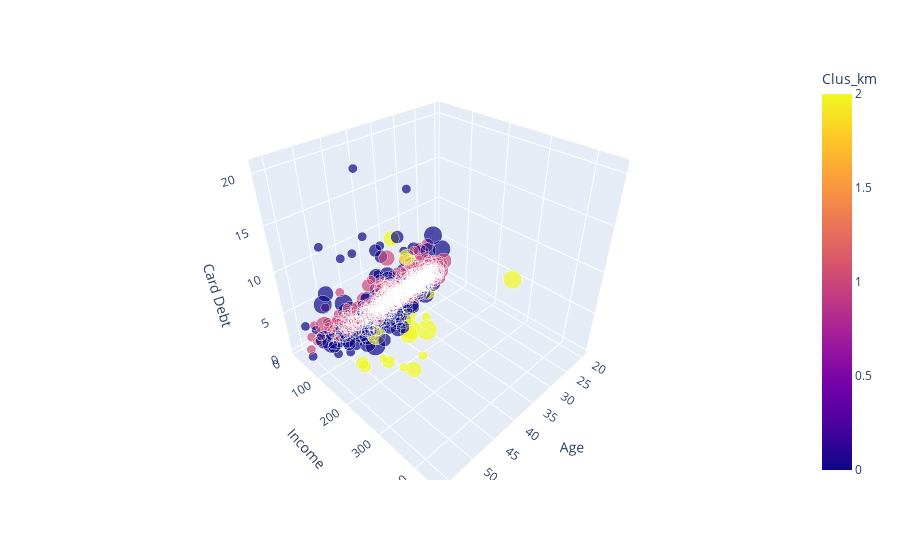

Notebook source saved alongside this figure:
### Markdown cell above
Now, let's look at the distribution of customers based on their age and income:

### Code cell
fig = px.scatter_3d(df, x="Age", y="Income", z='Card Debt',
              color="Clus_km", hover_data=['Years Employed'], size='Edu')
fig.show()

### Figure 1 — Plotly figure (JSON) as saved in the notebook; plotly's stock layout.template omitted (floating-point values rounded to 4 significant figures; data arrays with more than 128 entries replaced by an {"elided": "..."} marker saying what was removed)
{"data": [{"customdata": {"elided": "850x1 int values"}, "hovertemplate": "Age=%{x}<br>Income=%{y}<br>Card Debt=%{z}<br>Edu=%{marker.size}<br>Years Employed=%{customdata[0]}<br>Clus_km=%{marker.color}<extra></extra>", "legendgroup": "", "marker": {"color": {"elided": "850 int values"}, "coloraxis": "coloraxis", "size": {"elided": "850 int values"}, "sizemode": "area", "sizeref": 0.0125, "symbol": "circle"}, "mode": "markers", "name": "", "scene": "scene", "showlegend": false, "type": "scatter3d", "x": {"elided": "850 int values"}, "y": {"elided": "850 int values"}, "z": {"elided": "850 float values"}}], "layout": {"coloraxis": {"colorbar": {"title": {"text": "Clus_km"}}, "colorscale": [[0, "#0d0887"], [0.1111, "#46039f"], [0.2222, "#7201a8"], [0.3333, "#9c179e"], [0.4444, "#bd3786"], [0.5556, "#d8576b"], [0.6667, "#ed7953"], [0.7778, "#fb9f3a"], [0.8889, "#fdca26"], [1, "#f0f921"]]}, "legend": {"itemsizing": "constant", "tracegroupgap": 0}, "margin": {"t": 60}, "scene": {"domain": {"x": [0, 1], "y": [0, 1]}, "xaxis": {"title": {"text": "Age"}}, "yaxis": {"title": {"text": "Income"}}, "zaxis": {"title": {"text": "Card Debt"}}}}}
